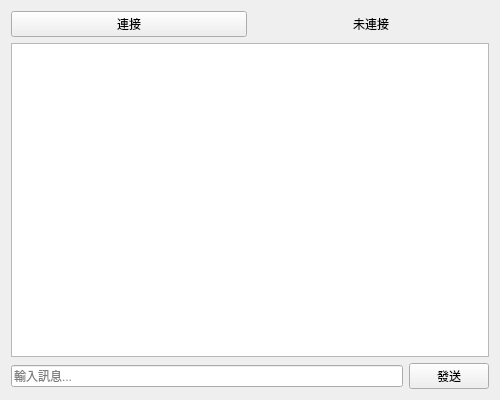
<?xml version="1.0" encoding="UTF-8"?>
<ui version="4.0">
 <class>ChatWindow</class>
 <widget class="QWidget" name="ChatWindow">
  <property name="geometry">
   <rect>
    <x>0</x>
    <y>0</y>
    <width>500</width>
    <height>400</height>
   </rect>
  </property>
  <property name="windowTitle">
   <string>聊天視窗</string>
  </property>
  <layout class="QVBoxLayout" name="verticalLayout">
   <item>
    <layout class="QHBoxLayout" name="horizontalLayout_2">
     <item>
      <widget class="QPushButton" name="connectButton">
       <property name="text">
        <string>連接</string>
       </property>
      </widget>
     </item>
     <item>
      <widget class="QLabel" name="connectionStatusLabel">
       <property name="text">
        <string>未連接</string>
       </property>
       <property name="alignment">
        <set>Qt::AlignCenter</set>
       </property>
      </widget>
     </item>
    </layout>
   </item>
   <item>
    <widget class="QTextEdit" name="chatDisplay">
     <property name="readOnly">
      <bool>true</bool>
     </property>
    </widget>
   </item>
   <item>
    <layout class="QHBoxLayout" name="horizontalLayout">
     <item>
      <widget class="QLineEdit" name="messageInput">
       <property name="placeholderText">
        <string>輸入訊息...</string>
       </property>
      </widget>
     </item>
     <item>
      <widget class="QPushButton" name="sendButton">
       <property name="text">
        <string>發送</string>
       </property>
      </widget>
     </item>
    </layout>
   </item>
  </layout>
 </widget>
 <resources/>
 <connections/>
</ui>
